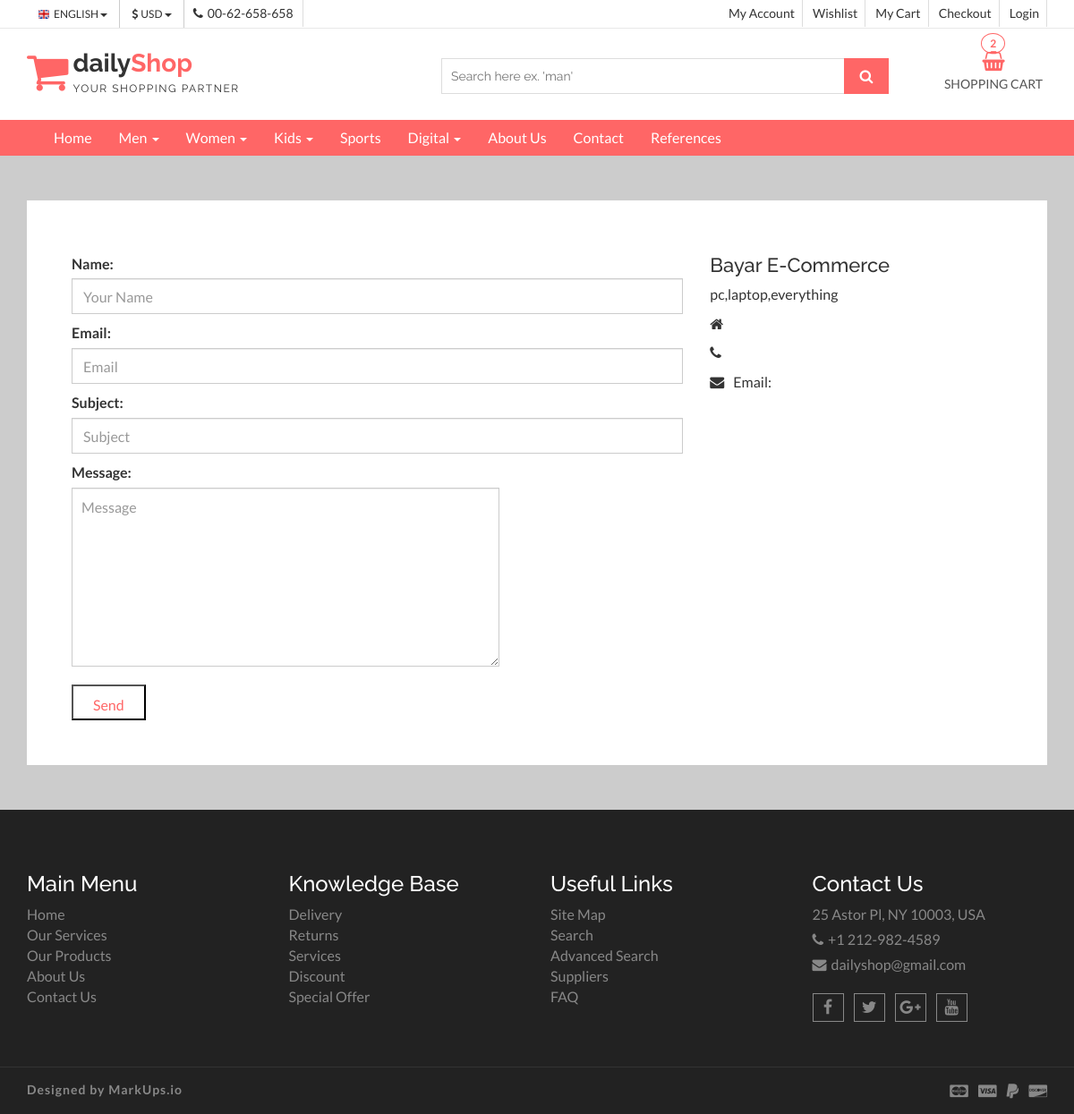
Page /contact/ on the earlier database version.
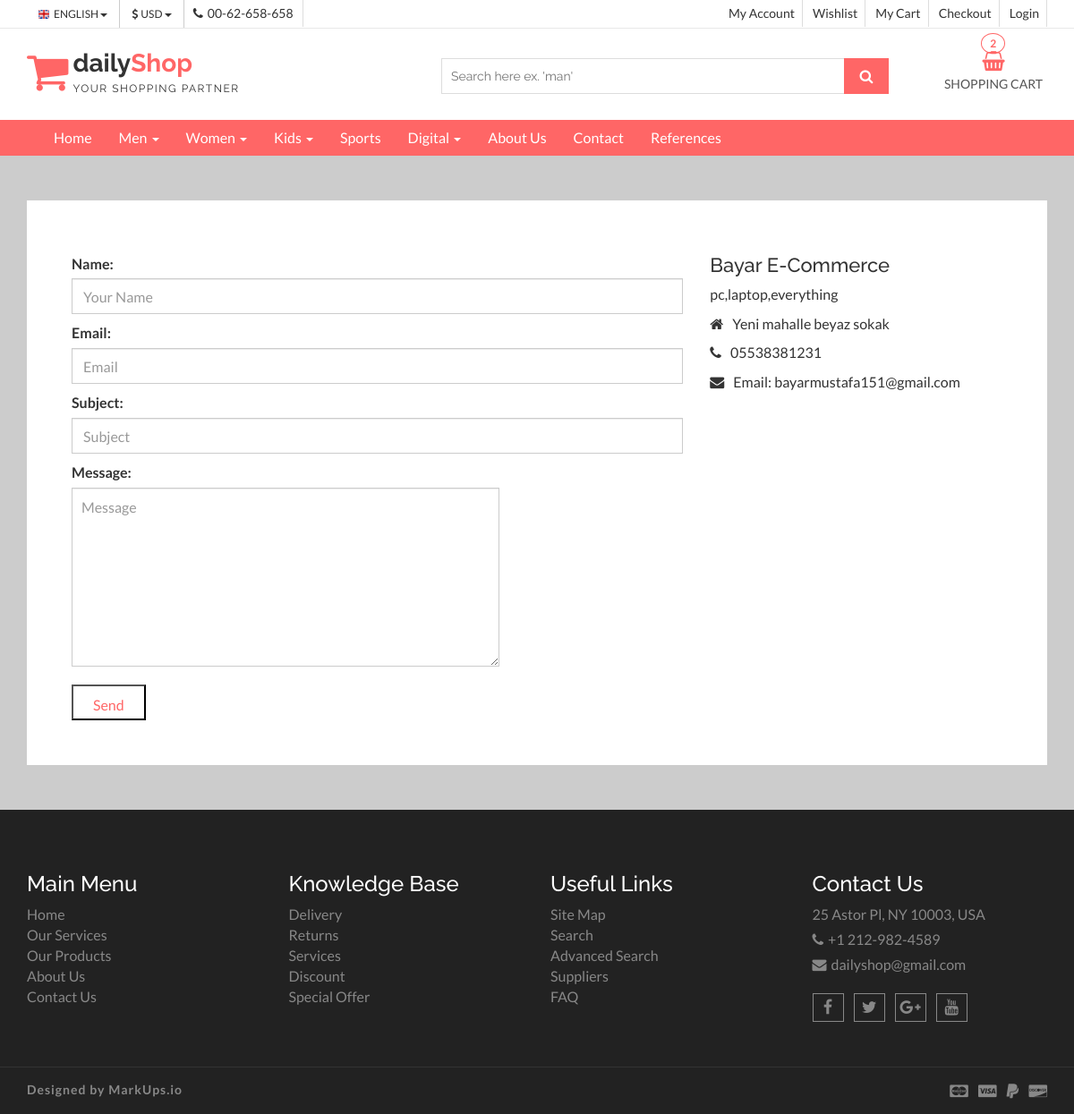
Same page on the later database version.
### home/models.py (models this page shows, shortened)
class Setting(models.Model):
    STATUS = (
        ('True', 'Evet'),
        ('False', 'Hayır'),
    )
    title = models.CharField(max_length=150)
    keywords = models.CharField(max_length=255)
    description = models.CharField(max_length=255)
    company = models.CharField(max_length=50)
    address = models.CharField(blank=True,max_length=150)
    phone = models.CharField(blank=True,max_length=15)
    fax = models.CharField(blank=True,max_length=15)
    email = models.CharField(blank=True,max_length=55)
    smtpserver = models.CharField(blank=True,max_length=30)
    smtpemail = models.CharField(blank=True,max_length=30)
    smtppassword = models.CharField(blank=True,max_length=30)
    smtpport = models.CharField(blank=True,max_length=30)
    icon = models.ImageField(blank=True,upload_to='images/')
    facebook = models.CharField(blank=True, max_length=30)
    instagram = models.CharField(blank=True, max_length=30)
    youtube = models.CharField(blank=True, max_length=30)
    twitter = models.CharField(blank=True, max_length=30)
    aboutus = RichTextUploadingField(blank=True)
    contact = RichTextUploadingField(blank=True)
    references = RichTextUploadingField(blank=True)
    status = models.CharField(max_length=10,choices=STATUS)
    create_at = models.DateTimeField(auto_now_add=True)
    update_at = models.DateTimeField(auto_now=True)

### home/views.py (the view, shortened to what this page needs)
# urls.py: path('contact/',views.contact,name='contact'),
def contact(request):
    setting = Setting.objects.get(pk=1)
    form = ContactForm()
    context = {'setting': setting,'form':form}
    return render(request, 'contact.html', context)

### home/models.py
class ContactForm(ModelForm):
    class Meta:
        model = ContactFormMessage
        fields = ['name','email','subject','message']
        widgets = {
            'name' : TextInput(attrs={'class': 'form-control','placeholder':'Your Name'}),
            'subject' : TextInput(attrs={'class': 'form-control','placeholder':'Subject'}),
            'email' : TextInput(attrs={'class': 'form-control','placeholder':'Email'}),
            'message' : Textarea(attrs={'class': 'form-control','placeholder':'Message'})
        }

### home/templates/contact.html (shortened to what this page needs)
{% extends 'homebase.html' %}
{% block navbar %}
    {% include 'navbar.html' %}
{% endblock %}
{% block content %}
    <section id="aa-contact">
        <div class="container">
            <div class="row">
                <div class="col-md-12">
                    <div class="aa-contact-area">
                        <div class="aa-contact-address">
                            <div class="row">
                                <div class="col-md-8">
                                    <div class="aa-contact-address-left">
                                        <form class="comments-form contact-form" action="" method="post">
                                            {{ form.as_p }}
                                            <input type="submit" value="Send" class="aa-secondary-btn"></input>
                                        </form>
                                    </div>
                                </div>
                                <div class="col-md-4">
                                    <div class="aa-contact-address-right">
                                        <address>
                                            <h4>{{ setting.company }}</h4>
                                            <p>{{ setting.description }}</p>
                                            <p><span class="fa fa-home"></span>{{ setting.address }}</p>
                                            <p><span class="fa fa-phone"></span>{{ setting.phone }}</p>
                                            <p><span class="fa fa-envelope"></span>Email: {{ setting.email }}</p>
                                        </address>
                                    </div>
                                </div>
                            </div>
                        </div>
                    </div>
                </div>
            </div>
        </div>
    </section>
{% endblock %}

### home/templates/homebase.html (shortened to what this page needs)
<!DOCTYPE html>
<html lang="en">
<head>
    {% load static %}
    <link href="{% static 'css/font-awesome.css' %}" rel="stylesheet">
    <link href="{% static 'css/bootstrap.css' %}" rel="stylesheet">
    <link href="{% static 'css/jquery.smartmenus.bootstrap.css' %}" rel="stylesheet">
    <link rel="stylesheet" type="text/css" href="{% static 'css/jquery.simpleLens.css' %}">
    <link rel="stylesheet" type="text/css" href="{% static 'css/slick.css' %}">
    <link rel="stylesheet" type="text/css" href="{% static 'css/nouislider.css' %}">
    <link id="switcher" href="{% static 'css/theme-color/default-theme.css' %}" rel="stylesheet">
    <link href="{% static 'css/sequence-theme.modern-slide-in.css' %}" rel="stylesheet" media="all">
    <link href="{% static 'css/style.css' %}" rel="stylesheet">
</head>
<body>
    {% include 'header.html' %}
    {% block navbar %}{% endblock %}
    {% block content %}{% endblock %}
    {% include 'footer.html' %}
</body>
</html>

### home/templates/header.html (shortened to what this page needs)
{% load static %}
  <header id="aa-header">
    <div class="aa-header-top">
      <div class="container">
        <div class="row">
          <div class="col-md-12">
            <div class="aa-header-top-area">
              <div class="aa-header-top-left">
                <div class="aa-language">
                  <div class="dropdown">
                    <a class="btn dropdown-toggle" href="#" type="button" id="dropdownMenu1" data-toggle="dropdown" aria-haspopup="true" aria-expanded="true">
                      <img src="{% static 'img/flag/english.jpg'%}" alt="english flag">ENGLISH
                      <span class="caret"></span>
                    </a>
                  </div>
                </div>
                <div class="aa-currency">
                  <div class="dropdown">
                    <a class="btn dropdown-toggle" href="#" type="button" id="dropdownMenu1" data-toggle="dropdown" aria-haspopup="true" aria-expanded="true">
                      <i class="fa fa-usd"></i>USD
                      <span class="caret"></span>
                    </a>
                  </div>
                </div>
                <div class="cellphone hidden-xs">
                  <p><span class="fa fa-phone"></span>00-62-658-658</p>
                </div>
              </div>
              <div class="aa-header-top-right">
                <ul class="aa-head-top-nav-right">
                  <li><a href="account.html">My Account</a></li>
                  <li class="hidden-xs"><a href="wishlist.html">Wishlist</a></li>
                  <li class="hidden-xs"><a href="cart.html">My Cart</a></li>
                  <li class="hidden-xs"><a href="checkout.html">Checkout</a></li>
                  <li><a href="" data-toggle="modal" data-target="#login-modal">Login</a></li>
                </ul>
              </div>
            </div>
          </div>
        </div>
      </div>
    </div>
    <div class="aa-header-bottom">
      <div class="container">
        <div class="row">
          <div class="col-md-12">
            <div class="aa-header-bottom-area">
              <div class="aa-logo">
                <a href="index.html">
                  <span class="fa fa-shopping-cart"></span>
                  <p>daily<strong>Shop</strong> <span>Your Shopping Partner</span></p>
                </a>
              </div>
              <div class="aa-cartbox">
                <a class="aa-cart-link" href="#">
                  <span class="fa fa-shopping-basket"></span>
                  <span class="aa-cart-title">SHOPPING CART</span>
                  <span class="aa-cart-notify">2</span>
                </a>
              </div>
              <div class="aa-search-box">
                <form action="">
                  <input type="text" name="" id="" placeholder="Search here ex. 'man' ">
                  <button type="submit"><span class="fa fa-search"></span></button>
                </form>
              </div>
            </div>
          </div>
        </div>
      </div>
    </div>
  </header>

### home/templates/navbar.html (shortened to what this page needs)
  <section id="menu">
    <div class="container">
      <div class="menu-area">
        <div class="navbar navbar-default" role="navigation">
          <div class="navbar-collapse collapse">
            <ul class="nav navbar-nav">
              <li><a href="/">Home</a></li>
              <li><a href="#">Men <span class="caret"></span></a>
              </li>
              <li><a href="#">Women <span class="caret"></span></a>
              </li>
              <li><a href="#">Kids <span class="caret"></span></a>
              </li>
              <li><a href="#">Sports</a></li>
             <li><a href="#">Digital <span class="caret"></span></a>
              </li>
              <li><a href="/aboutus">About Us</a></li>
              <li><a href="/contact">Contact</a></li>
              <li><a href="/references">References</a></li>
            </ul>
          </div>
        </div>
      </div>
    </div>
  </section>

### home/templates/footer.html (shortened to what this page needs)
  <footer id="aa-footer">
    <div class="aa-footer-top">
     <div class="container">
        <div class="row">
        <div class="col-md-12">
          <div class="aa-footer-top-area">
            <div class="row">
              <div class="col-md-3 col-sm-6">
                <div class="aa-footer-widget">
                  <h3>Main Menu</h3>
                  <ul class="aa-footer-nav">
                    <li><a href="#">Home</a></li>
                    <li><a href="#">Our Services</a></li>
                    <li><a href="#">Our Products</a></li>
                    <li><a href="#">About Us</a></li>
                    <li><a href="#">Contact Us</a></li>
                  </ul>
                </div>
              </div>
              <div class="col-md-3 col-sm-6">
                <div class="aa-footer-widget">
                  <div class="aa-footer-widget">
                    <h3>Knowledge Base</h3>
                    <ul class="aa-footer-nav">
                      <li><a href="#">Delivery</a></li>
                      <li><a href="#">Returns</a></li>
                      <li><a href="#">Services</a></li>
                      <li><a href="#">Discount</a></li>
                      <li><a href="#">Special Offer</a></li>
                    </ul>
                  </div>
                </div>
              </div>
              <div class="col-md-3 col-sm-6">
                <div class="aa-footer-widget">
                  <div class="aa-footer-widget">
                    <h3>Useful Links</h3>
                    <ul class="aa-footer-nav">
                      <li><a href="#">Site Map</a></li>
                      <li><a href="#">Search</a></li>
                      <li><a href="#">Advanced Search</a></li>
                      <li><a href="#">Suppliers</a></li>
                      <li><a href="#">FAQ</a></li>
                    </ul>
                  </div>
                </div>
              </div>
              <div class="col-md-3 col-sm-6">
                <div class="aa-footer-widget">
                  <div class="aa-footer-widget">
                    <h3>Contact Us</h3>
                    <address>
                      <p> 25 Astor Pl, NY 10003, USA</p>
                      <p><span class="fa fa-phone"></span>+1 212-982-4589</p>
                      <p><span class="fa fa-envelope"></span>dailyshop@gmail.com</p>
                    </address>
                    <div class="aa-footer-social">
                      <a href="#"><span class="fa fa-facebook"></span></a>
                      <a href="#"><span class="fa fa-twitter"></span></a>
                      <a href="#"><span class="fa fa-google-plus"></span></a>
                      <a href="#"><span class="fa fa-youtube"></span></a>
                    </div>
                  </div>
                </div>
              </div>
            </div>
          </div>
        </div>
      </div>
     </div>
    </div>
    <div class="aa-footer-bottom">
      <div class="container">
        <div class="row">
        <div class="col-md-12">
          <div class="aa-footer-bottom-area">
            <p>Designed by <a href="http://www.markups.io/">MarkUps.io</a></p>
            <div class="aa-footer-payment">
              <span class="fa fa-cc-mastercard"></span>
              <span class="fa fa-cc-visa"></span>
              <span class="fa fa-paypal"></span>
              <span class="fa fa-cc-discover"></span>
            </div>
          </div>
        </div>
      </div>
      </div>
    </div>
  </footer>
  {% load static %}

### home/static/css/theme-color/default-theme.css (style rules this page uses)
.aa-secondary-btn { color: #ff6666; }
#aa-header .aa-header-bottom .aa-header-bottom-area .aa-logo a > span { color: #ff6666; }
#aa-header .aa-header-bottom .aa-header-bottom-area .aa-logo a strong { color: #ff6666; }
#aa-header .aa-header-bottom .aa-header-bottom-area .aa-search-box button { background-color: #ff6666; }
#aa-header .aa-header-bottom .aa-cartbox .aa-cart-link { color: #ff6666; }
#aa-header .aa-header-bottom .aa-cartbox .aa-cart-link .aa-cart-notify { border: 1px solid #ff6666; color: #ff6666; }
#aa-header .aa-header-bottom .aa-cartbox .aa-cart-link .aa-cart-notify:after { border-top-color: #ff6666; }
#menu { background-color: #ff6666; }

Differences in the rows shown:
changed Setting "Bayar E-Commerce": address (not shown) → "Yeni mahalle beyaz sokak"; phone (not shown) → "05538381231"; email (not shown) → "bayarmustafa151@gmail.com"
